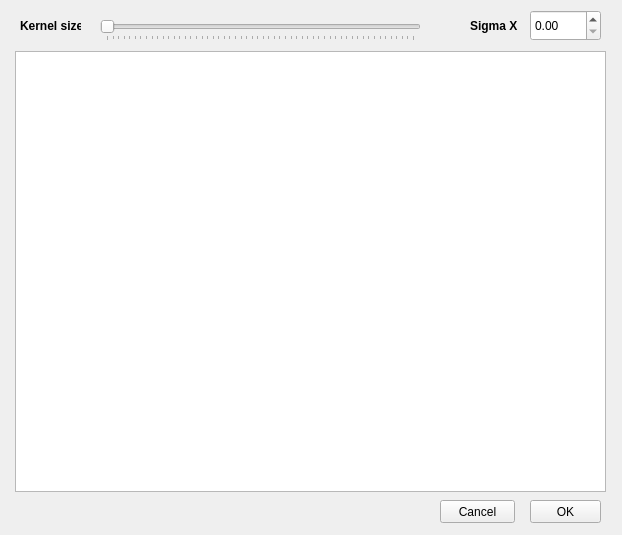
<?xml version="1.0" encoding="UTF-8"?>
<ui version="4.0">
 <class>CVActionGaussianBlurView</class>
 <widget class="CVActionView" name="CVActionGaussianBlurView">
  <property name="geometry">
   <rect>
    <x>0</x>
    <y>0</y>
    <width>622</width>
    <height>535</height>
   </rect>
  </property>
  <property name="windowTitle">
   <string>CVActionGaussianBlurView</string>
  </property>
  <widget class="QPushButton" name="okButton">
   <property name="geometry">
    <rect>
     <x>530</x>
     <y>500</y>
     <width>71</width>
     <height>23</height>
    </rect>
   </property>
   <property name="text">
    <string>OK</string>
   </property>
  </widget>
  <widget class="QPushButton" name="cancelButton">
   <property name="geometry">
    <rect>
     <x>440</x>
     <y>500</y>
     <width>75</width>
     <height>23</height>
    </rect>
   </property>
   <property name="text">
    <string>Cancel</string>
   </property>
  </widget>
  <widget class="QGraphicsView" name="graphicsView">
   <property name="geometry">
    <rect>
     <x>15</x>
     <y>51</y>
     <width>591</width>
     <height>441</height>
    </rect>
   </property>
  </widget>
  <widget class="QSlider" name="kernelSizeSlider">
   <property name="geometry">
    <rect>
     <x>100</x>
     <y>20</y>
     <width>321</width>
     <height>21</height>
    </rect>
   </property>
   <property name="minimum">
    <number>1</number>
   </property>
   <property name="maximum">
    <number>111</number>
   </property>
   <property name="singleStep">
    <number>2</number>
   </property>
   <property name="pageStep">
    <number>10</number>
   </property>
   <property name="value">
    <number>1</number>
   </property>
   <property name="sliderPosition">
    <number>1</number>
   </property>
   <property name="tracking">
    <bool>true</bool>
   </property>
   <property name="orientation">
    <enum>Qt::Horizontal</enum>
   </property>
   <property name="tickPosition">
    <enum>QSlider::TicksBelow</enum>
   </property>
   <property name="tickInterval">
    <number>2</number>
   </property>
  </widget>
  <widget class="QLabel" name="label">
   <property name="geometry">
    <rect>
     <x>20</x>
     <y>10</y>
     <width>61</width>
     <height>31</height>
    </rect>
   </property>
   <property name="font">
    <font>
     <weight>75</weight>
     <bold>true</bold>
    </font>
   </property>
   <property name="text">
    <string>Kernel size</string>
   </property>
  </widget>
  <widget class="QDoubleSpinBox" name="sigmaXSpinBox">
   <property name="geometry">
    <rect>
     <x>530</x>
     <y>10</y>
     <width>71</width>
     <height>31</height>
    </rect>
   </property>
  </widget>
  <widget class="QLabel" name="label_2">
   <property name="geometry">
    <rect>
     <x>470</x>
     <y>10</y>
     <width>61</width>
     <height>31</height>
    </rect>
   </property>
   <property name="font">
    <font>
     <weight>75</weight>
     <bold>true</bold>
    </font>
   </property>
   <property name="text">
    <string>Sigma X</string>
   </property>
  </widget>
 </widget>
 <layoutdefault spacing="6" margin="11"/>
 <customwidgets>
  <customwidget>
   <class>CVActionView</class>
   <extends>QWidget</extends>
   <header>cvactionview.h</header>
   <container>1</container>
  </customwidget>
 </customwidgets>
 <resources/>
 <connections/>
</ui>
